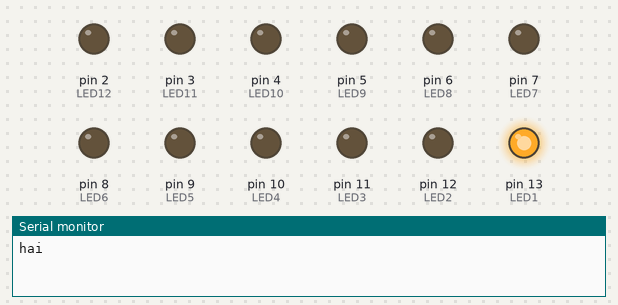
Simulated run of this sketch. Board: Arduino Uno, built with avr-gcc and run on an emulated ATmega328P. Shown: output pins drawn as LEDs (lit = HIGH), the last lines printed to the serial monitor.

Above: at 0.05 s.
At 0.75 s:
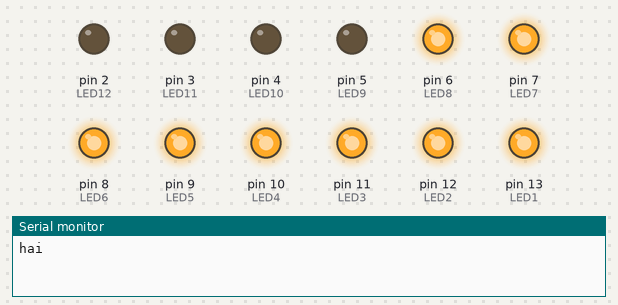
At 1.35 s:
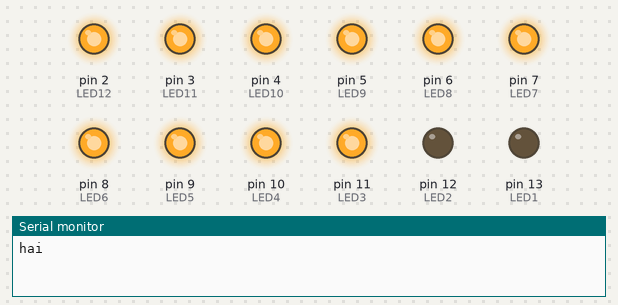
At 2.75 s:
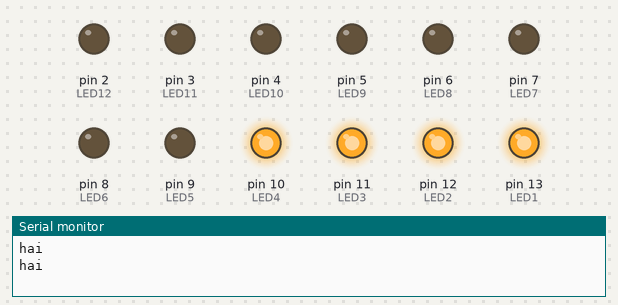
At 4.05 s:
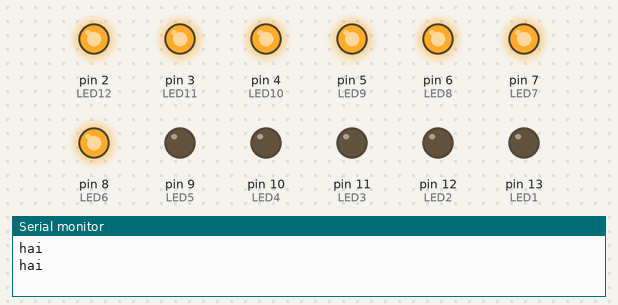
At 5.45 s:
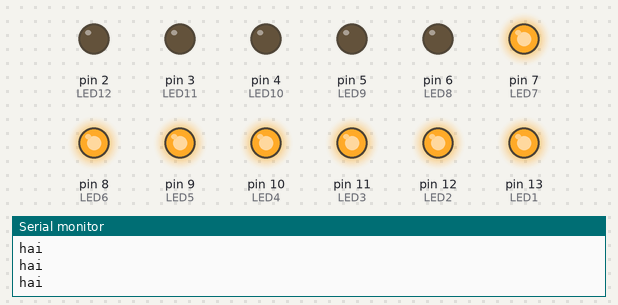
Timing chart, 0 to 5.8 s (numbered marks = the images above):
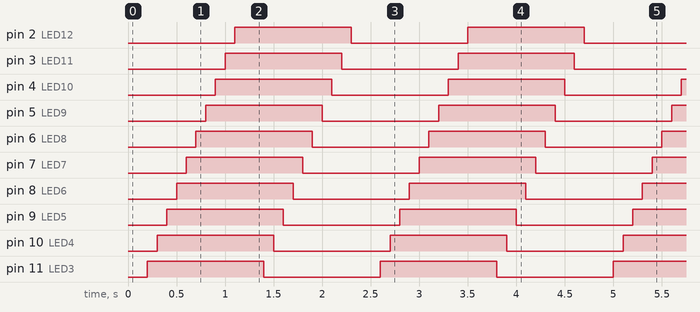

The sketch:

hehe.ino
```cpp
/* A simple program to sequentially turn on and turn off 12 LEDs */

int LED1 = 13;
int LED2 = 12;
int LED3 = 11;
int LED4 = 10;
int LED5 = 9;
int LED6 = 8;
int LED7 = 7;
int LED8 = 6;
int LED9 = 5;
int LED10 = 4;
int LED11 = 3;
int LED12 = 2;


void setup() {
  Serial.begin(9600);
   pinMode(LED1, OUTPUT);
   pinMode(LED2, OUTPUT);
   pinMode(LED3, OUTPUT);
   pinMode(LED4, OUTPUT);
   pinMode(LED5, OUTPUT);
   pinMode(LED6, OUTPUT);
   pinMode(LED7, OUTPUT);
   pinMode(LED8, OUTPUT);
   pinMode(LED9, OUTPUT);
   pinMode(LED10, OUTPUT);
   pinMode(LED11, OUTPUT);
   pinMode(LED12, OUTPUT);
}


void loop() {
  Serial.println("hai");
  digitalWrite(LED1, HIGH);    // turn on LED1
  delay(100);                  // wait for 200ms
  digitalWrite(LED2, HIGH);    // turn on LED2
  delay(100);                  // wait for 200ms
  digitalWrite(LED3, HIGH);    // turn on LED3
  delay(100);                  // wait for 200ms
  digitalWrite(LED4, HIGH);    // turn on LED4
  delay(100);                  // wait for 200ms
  digitalWrite(LED5, HIGH);    // turn on LED5
  delay(100);                  // wait for 200ms
  digitalWrite(LED6, HIGH);    // turn on LED6
  delay(100);                  // wait for 200ms
  digitalWrite(LED7, HIGH);    // turn on LED7
  delay(100);                  // wait for 200ms
  digitalWrite(LED8, HIGH);    // turn on LED8
  delay(100);                  // wait for 200ms
  digitalWrite(LED9, HIGH);    // turn on LED9
  delay(100);                  // wait for 200ms
  digitalWrite(LED10, HIGH);    // turn on LED10
  delay(100);                  // wait for 200ms
  digitalWrite(LED11, HIGH);    // turn on LED11
  delay(100);                  // wait for 200ms
  digitalWrite(LED12, HIGH);    // turn on LED12
  delay(100);                  // wait for 200ms
  digitalWrite(LED1, LOW);     // turn off LED1
  delay(100);                  // wait for 300ms
  digitalWrite(LED2, LOW);     // turn off LED2
  delay(100);                  // wait for 300ms
  digitalWrite(LED3, LOW);     // turn off LED3
  delay(100);                  // wait for 300ms
  digitalWrite(LED4, LOW);     // turn off LED4
  delay(100);                  // wait for 300ms
  digitalWrite(LED5, LOW);     // turn off LED5
  delay(100);                  // wait for 300ms
  digitalWrite(LED6, LOW);     // turn off LED6
  delay(100);                  // wait for 300ms
  digitalWrite(LED7, LOW);     // turn off LED7
  delay(100);                  // wait for 300ms
  digitalWrite(LED8, LOW);     // turn off LED8
  delay(100);                  // wait for 300ms
  digitalWrite(LED9, LOW);     // turn off LED9
  delay(100);                  // wait for 300ms
  digitalWrite(LED10, LOW);     // turn off LED10
  delay(100);                  // wait for 300ms
  digitalWrite(LED11, LOW);     // turn off LED11
  delay(100);                  // wait for 300ms
  digitalWrite(LED12, LOW);     // turn off LED8
  delay(100);                  // wait for 300ms before running program all over again
}
```

Measured:
- by itself, pin 2 (LED12), pin 3 (LED11), pin 4 (LED10), pin 5 (LED9), pin 6 (LED8), pin 7 (LED7), pin 8 (LED6), pin 9 (LED5), pin 10 (LED4), pin 11 (LED3), pin 12 (LED2), pin 13 (LED1): alternates HIGH for 1.2 s and LOW for 1.2 s
- by itself, everything shown: repeats every 2.4 s, in 24 steps
